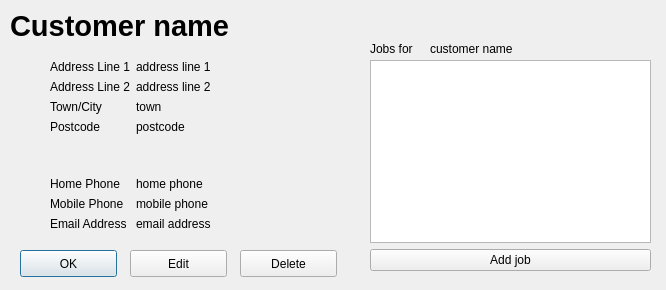
<?xml version="1.0" encoding="UTF-8"?>
<ui version="4.0">
 <class>CustomerShow</class>
 <widget class="QDialog" name="CustomerShow">
  <property name="geometry">
   <rect>
    <x>0</x>
    <y>0</y>
    <width>666</width>
    <height>290</height>
   </rect>
  </property>
  <property name="windowTitle">
   <string>Dialog</string>
  </property>
  <widget class="QLabel" name="label_customerNameE">
   <property name="geometry">
    <rect>
     <x>10</x>
     <y>10</y>
     <width>341</width>
     <height>31</height>
    </rect>
   </property>
   <property name="font">
    <font>
     <pointsize>22</pointsize>
     <weight>75</weight>
     <bold>true</bold>
    </font>
   </property>
   <property name="text">
    <string>Customer name</string>
   </property>
  </widget>
  <widget class="QPushButton" name="pushButton_ok">
   <property name="geometry">
    <rect>
     <x>20</x>
     <y>250</y>
     <width>97</width>
     <height>27</height>
    </rect>
   </property>
   <property name="text">
    <string>OK</string>
   </property>
  </widget>
  <widget class="QWidget" name="formLayoutWidget">
   <property name="geometry">
    <rect>
     <x>50</x>
     <y>60</y>
     <width>271</width>
     <height>171</height>
    </rect>
   </property>
   <layout class="QFormLayout" name="formLayout_2">
    <property name="fieldGrowthPolicy">
     <enum>QFormLayout::AllNonFixedFieldsGrow</enum>
    </property>
    <item row="0" column="0">
     <widget class="QLabel" name="label_addressLine1">
      <property name="text">
       <string>Address Line 1</string>
      </property>
     </widget>
    </item>
    <item row="1" column="0">
     <widget class="QLabel" name="label_addressLine2">
      <property name="text">
       <string>Address Line 2</string>
      </property>
     </widget>
    </item>
    <item row="2" column="0">
     <widget class="QLabel" name="label_town">
      <property name="text">
       <string>Town/City</string>
      </property>
     </widget>
    </item>
    <item row="3" column="0">
     <widget class="QLabel" name="label_postcode">
      <property name="text">
       <string>Postcode</string>
      </property>
     </widget>
    </item>
    <item row="4" column="0">
     <spacer name="verticalSpacer_7">
      <property name="orientation">
       <enum>Qt::Vertical</enum>
      </property>
      <property name="sizeHint" stdset="0">
       <size>
        <width>20</width>
        <height>40</height>
       </size>
      </property>
     </spacer>
    </item>
    <item row="4" column="1">
     <spacer name="verticalSpacer_8">
      <property name="orientation">
       <enum>Qt::Vertical</enum>
      </property>
      <property name="sizeHint" stdset="0">
       <size>
        <width>20</width>
        <height>40</height>
       </size>
      </property>
     </spacer>
    </item>
    <item row="5" column="0">
     <widget class="QLabel" name="label_homePhone">
      <property name="text">
       <string>Home Phone</string>
      </property>
     </widget>
    </item>
    <item row="6" column="0">
     <widget class="QLabel" name="label_mobilePhone">
      <property name="text">
       <string>Mobile Phone</string>
      </property>
     </widget>
    </item>
    <item row="7" column="0">
     <widget class="QLabel" name="label_emailAddress">
      <property name="text">
       <string>Email Address</string>
      </property>
     </widget>
    </item>
    <item row="0" column="1">
     <widget class="QLabel" name="label_addressLine1E">
      <property name="text">
       <string>address line 1</string>
      </property>
     </widget>
    </item>
    <item row="1" column="1">
     <widget class="QLabel" name="label_addressLine2E">
      <property name="text">
       <string>address line 2</string>
      </property>
     </widget>
    </item>
    <item row="2" column="1">
     <widget class="QLabel" name="label_townE">
      <property name="text">
       <string>town</string>
      </property>
     </widget>
    </item>
    <item row="3" column="1">
     <widget class="QLabel" name="label_postcodeE">
      <property name="text">
       <string>postcode</string>
      </property>
     </widget>
    </item>
    <item row="5" column="1">
     <widget class="QLabel" name="label_homePhoneE">
      <property name="text">
       <string>home phone</string>
      </property>
     </widget>
    </item>
    <item row="6" column="1">
     <widget class="QLabel" name="label_mobilePhoneE">
      <property name="text">
       <string>mobile phone</string>
      </property>
     </widget>
    </item>
    <item row="7" column="1">
     <widget class="QLabel" name="label_emailAddressE">
      <property name="text">
       <string>email address</string>
      </property>
     </widget>
    </item>
   </layout>
  </widget>
  <widget class="QPushButton" name="pushButton_edit">
   <property name="geometry">
    <rect>
     <x>130</x>
     <y>250</y>
     <width>97</width>
     <height>27</height>
    </rect>
   </property>
   <property name="text">
    <string>Edit</string>
   </property>
  </widget>
  <widget class="QPushButton" name="pushButton_delete">
   <property name="geometry">
    <rect>
     <x>240</x>
     <y>250</y>
     <width>97</width>
     <height>27</height>
    </rect>
   </property>
   <property name="text">
    <string>Delete</string>
   </property>
  </widget>
  <widget class="QWidget" name="verticalLayoutWidget">
   <property name="geometry">
    <rect>
     <x>370</x>
     <y>60</y>
     <width>281</width>
     <height>211</height>
    </rect>
   </property>
   <layout class="QVBoxLayout" name="verticalLayout">
    <item>
     <widget class="QListWidget" name="listWidget_jobs"/>
    </item>
    <item>
     <widget class="QPushButton" name="pushButton_addJob">
      <property name="text">
       <string>Add job</string>
      </property>
     </widget>
    </item>
   </layout>
  </widget>
  <widget class="QLabel" name="label">
   <property name="geometry">
    <rect>
     <x>370</x>
     <y>40</y>
     <width>61</width>
     <height>17</height>
    </rect>
   </property>
   <property name="text">
    <string>Jobs for</string>
   </property>
  </widget>
  <widget class="QLabel" name="label_customerNameE2">
   <property name="geometry">
    <rect>
     <x>430</x>
     <y>40</y>
     <width>221</width>
     <height>17</height>
    </rect>
   </property>
   <property name="text">
    <string>customer name</string>
   </property>
  </widget>
 </widget>
 <resources/>
 <connections/>
</ui>
